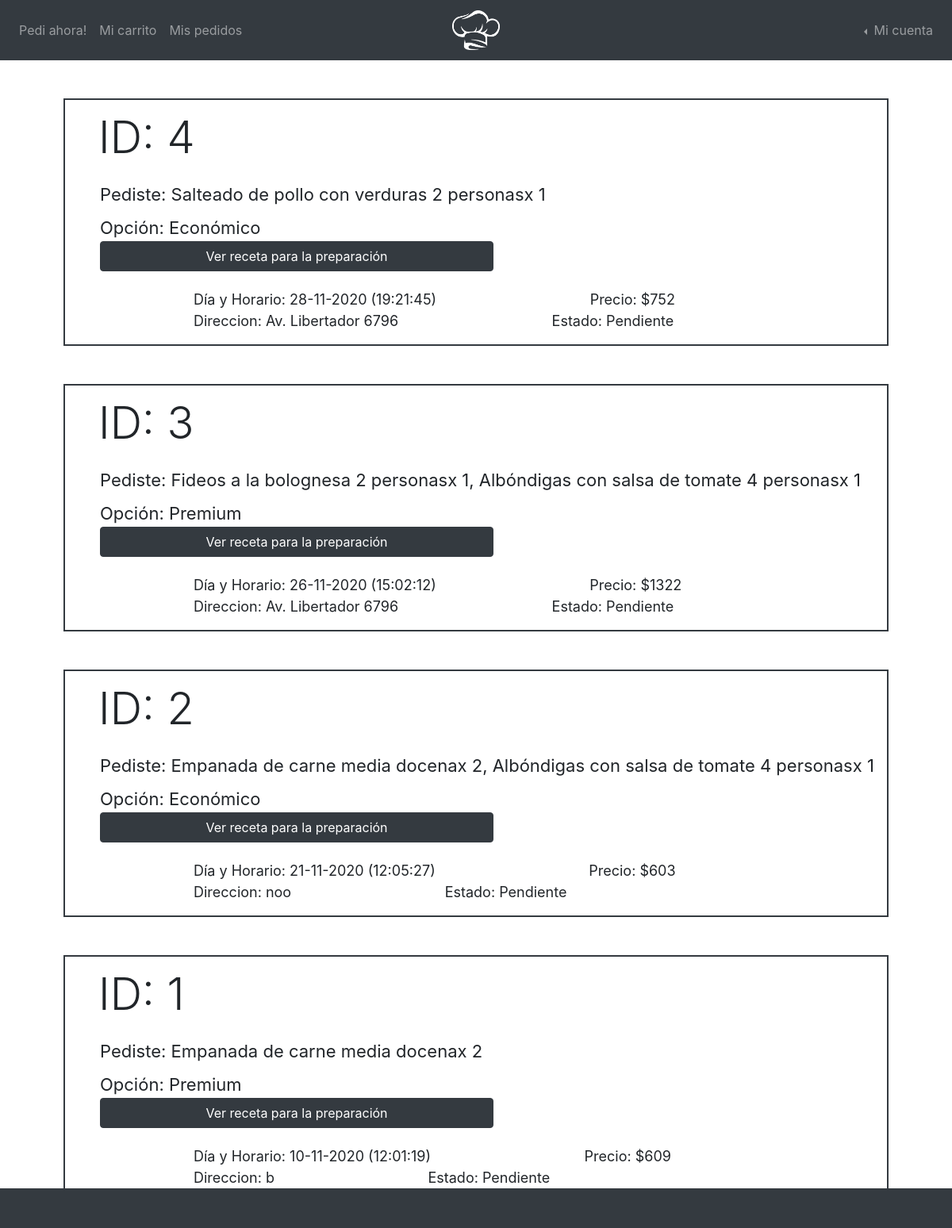
The app's page /PHP/pedidos-usuario.php (signed in) with its own data.
### tables this page shows
CREATE TABLE `tbpedidos` (
  `cnID` mediumint(8) UNSIGNED NOT NULL,
  `cnCliente` varchar(255) NOT NULL,
  `cnRecetas` varchar(535) NOT NULL,
  `cnPedido` varchar(255) NOT NULL,
  `cnOpcion` varchar(255) NOT NULL,
  `cnPrecio` int(10) UNSIGNED NOT NULL,
  `cnDireccion` varchar(255) NOT NULL,
  `cnHorario` varchar(255) NOT NULL,
  `cnEstado` varchar(255) NOT NULL
);

### PHP/pedidos-usuario.php (the view, shortened to what this page needs)
<!DOCTYPE html>
<html lang="en">
<?php
  include 'conexion.php';
  $username = $_SESSION['username'];
  $strSQL = "SELECT * FROM tbpedidos WHERE cnCliente = '$username' ORDER BY cnID DESC";
  $query = mysqli_query($conexion, $strSQL);
  $pedidos = mysqli_fetch_all($query, MYSQLI_ASSOC);
?>
<head>
  <link rel="stylesheet" href="https://maxcdn.bootstrapcdn.com/bootstrap/4.5.2/css/bootstrap.min.css">
  <link href = '../EXT/fontawesome-free-5.15.1-web/css/all.css' rel="stylesheet">
  <link href="../CSS/style.css" rel = "stylesheet" type="text/css">
</head>
<body>
  <?php include 'nav.php';?>
  <?php
    for($a=0; $a < count($pedidos); $a++){
      ?>
  <div class = 'pedido_content'>
    <h1 class = 'pedido_num display-4'>ID: <?php echo $pedidos[$a]['cnID']; ?></h1>
    <ul class = 'pedido_platos list-unstyled'>
      <Li>Pediste: <?php echo $pedidos[$a]['cnRecetas']; ?></Li>
      <Li>Opción: <?php echo $pedidos[$a]['cnOpcion']; ?></Li>
      <form action="instrucciones.php" method="post">
        <button type = 'submit' name="id" <?php echo "value=\"" . $pedidos[$a]['cnID'] . "\"";?> class ='btn btn-dark ag_carrito'>Ver receta para la preparación</button>
      </form>
    </ul>
    <p class = 'info_pedido'>Día y Horario: <?php echo $pedidos[$a]['cnHorario']; ?></p>
    <p class = 'info_pedido'>Precio: <?php echo "$" . $pedidos[$a]['cnPrecio']; ?></p>
    <p class = 'info_pedido'>Direccion: <?php echo $pedidos[$a]['cnDireccion']; ?></p>
    <p class = 'info_pedido'>Estado: <?php echo $pedidos[$a]['cnEstado']; ?></p>
  </div>
  <?php
    }
  ?>
    <footer></footer>
</body>
</html>

### PHP/nav.php (shortened to what this page needs)
<header>
    <nav class="navbar navbar-expand-md navbar-dark bg-dark sticky-top">
        <div class="navbar-collapse collapse w-100 order-1 order-md-0 dual-collapse2">
            <ul class="navbar-nav mr-auto">
                <li class="nav-item">
                <a class="nav-link" href="recetas.php">Pedi ahora!</a>
                </li>
                <li class="nav-item">
                <a class="nav-link" href="pedido.php">Mi carrito</a>
                </li>
                <li class="nav-item">
                    <a class="nav-link" href="pedidos-usuario.php">Mis pedidos</a>
                </li>
            </ul>
        </div>
        <div class="mx-auto order-0">
            <a class="navbar-brand mx-auto" href="main.php"><img src = '../IMG/logo.png' width="60px" height="50px"></a>
        </div>
        <div class="navbar-collapse collapse w-100 order-3 dual-collapse2">
            <ul class="navbar-nav ml-auto">
                <?php
                if(!isset($_SESSION['username'])){
                ?>
                <li class="nav-item">
                    <a class="nav-link" data-toggle="modal" data-target="#modalLoginForm">Iniciar Sesion</a>
                </li>
                <li class = 'nav-item'>
                    <a class="nav-link" data-toggle="modal" data-target="#modalRegisterForm">Registrarse</a>
                </li>
                <?php
                }
                else{
                ?>
                <li class="nav-item dropdown dropleft" >
                <a class="nav-link dropdown-toggle" href="#" id="navbarDropdown" role="button" data-toggle="dropdown" aria-haspopup="true" aria-expanded="false">
                    Mi cuenta
                    </a>
                </li>
                <?php } ?>
            </ul>
        </div>
    </nav>
</header>

### CSS/style.css (style rules this page uses)
* { margin: 0px; padding: 0px; z-index: 998; -webkit-tap-highlight-color: transparent; cursor: auto; }
body { z-index: 998; background-color: #ffffff; width: 100%; height: 100%; overflow-x: hidden; }
a { cursor: pointer; }
footer { background-color: #343a40; position: fixed; bottom:0; width: 100%; height: 50px; }
.pedido_content { position: relative; margin:3em 5em 2em 5em; border: 2px solid #343a40; }
.pedido_num { margin: .25em 0 0 .75em; }
.pedido_platos { font-size: 22px; margin: 1em 0 1em 2em; }
.pedido_platos li { margin-top: 0.4em; }
.info_pedido { display: inline; font-size:18px; margin:2em 1.5em auto 9em; }
.ag_carrito { text-align: center; width: 50%; margin-right: 2em; }

### records on screen
tbpedidos: cnID "4", cnRecetas "Salteado de pollo con verduras 2 personasx 1", cnOpcion "Económico", cnHorario "28-11-2020 (19:21:45)", cnPrecio "752", cnDireccion "Av. Libertador 6796", cnEstado "Pendiente"
tbpedidos: cnID "3", cnRecetas "Fideos a la bolognesa 2 personasx 1, Albóndigas con salsa de tomate 4 personasx 1", cnOpcion "Premium", cnHorario "26-11-2020 (15:02:12)", cnPrecio "1322", cnDireccion "Av. Libertador 6796", cnEstado "Pendiente"
tbpedidos: cnID "2", cnRecetas "Empanada de carne media docenax 2, Albóndigas con salsa de tomate 4 personasx 1", cnOpcion "Económico", cnHorario "21-11-2020 (12:05:27)", cnPrecio "603", cnDireccion "noo", cnEstado "Pendiente"
tbpedidos: cnID "1", cnRecetas "Empanada de carne media docenax 2", cnOpcion "Premium", cnHorario "10-11-2020 (12:01:19)", cnPrecio "609", cnDireccion "b", cnEstado "Pendiente"
